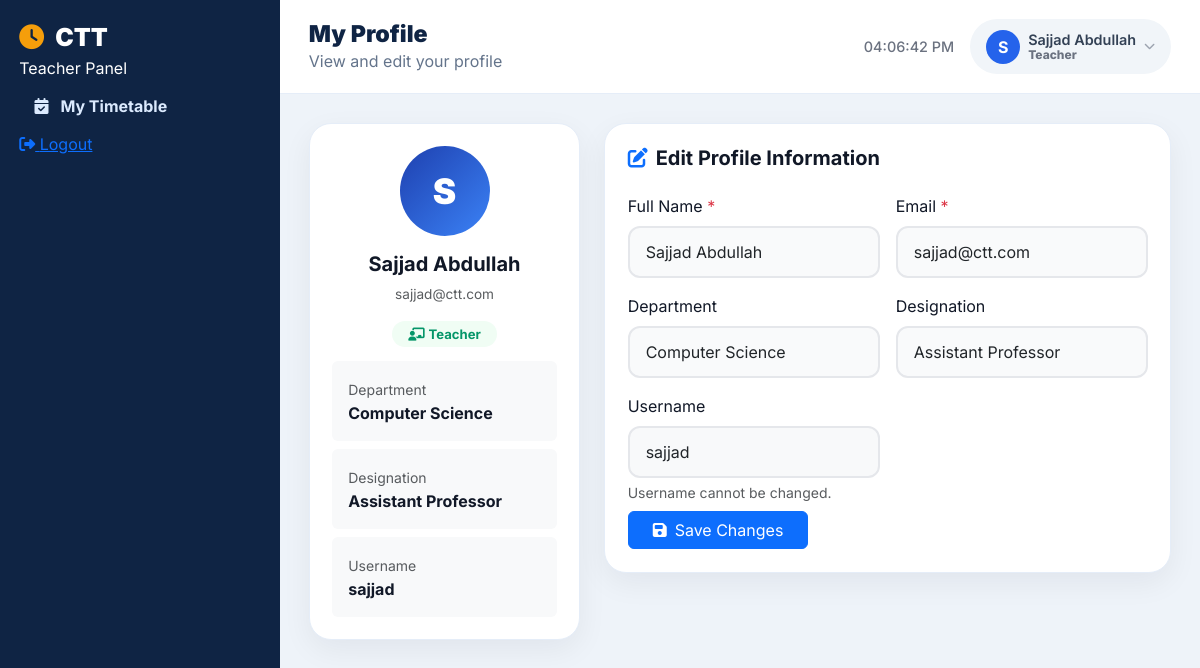
/teacher/profile.php (signed in), run on the app's committed database.
### tables this page shows
CREATE TABLE `teacher` (
  `TeacherID` int(11) NOT NULL AUTO_INCREMENT,
  `Name` varchar(100) NOT NULL,
  `Email` varchar(100) NOT NULL,
  `Username` varchar(50) NOT NULL,
  `Password` varchar(255) NOT NULL,
  `Department` varchar(100) DEFAULT NULL,
  `Designation` varchar(100) DEFAULT NULL,
  `CreatedBy` int(11) DEFAULT NULL,
  `CreatedAt` timestamp NOT NULL DEFAULT current_timestamp(),
  PRIMARY KEY (`TeacherID`),
  UNIQUE KEY `Email` (`Email`),
  UNIQUE KEY `Username` (`Username`),
  KEY `CreatedBy` (`CreatedBy`),
  CONSTRAINT `fk_teacher_incharge` FOREIGN KEY (`CreatedBy`) REFERENCES `academicsincharge` (`InchargeID`) ON DELETE SET NULL
);

### includes/functions.php (called while the page is built, shortened)
<?php
require_once __DIR__ . '/db.php';
function h($value) {
    return htmlspecialchars((string)$value, ENT_QUOTES, 'UTF-8');
}
function current_user_id() {
    return $_SESSION['user_id'] ?? null;
}
function fetch_all($sql) {
    global $conn;
    $rows = [];
    $res = mysqli_query($conn, $sql);
    if ($res) {
        while ($row = mysqli_fetch_assoc($res)) {
            $rows[] = $row;
        }
    }
    return $rows;
}

### teacher/profile.php (the view, shortened to what this page needs)
<?php
require_once __DIR__ . '/../includes/layout.php';
$uid  = (int)current_user_id();
$user = fetch_all("SELECT * FROM teacher WHERE TeacherID=$uid")[0] ?? [];
?>
<div class="row g-4">
    <div class="col-lg-4">
        <div class="data-card text-center">
            <div style="width:90px;height:90px;border-radius:50%;background:linear-gradient(135deg,#1e40af,#3b82f6);color:#fff;font-size:2.2rem;font-weight:900;display:flex;align-items:center;justify-content:center;margin:0 auto 1rem;">
                <?= strtoupper(substr($user['Name'] ?? 'T', 0, 1)) ?>
            </div>
            <h5 class="fw-bold"><?= h($user['Name'] ?? '') ?></h5>
            <p class="text-muted" style="font-size:0.85rem;"><?= h($user['Email'] ?? '') ?></p>
            <span style="background:#f0fdf4;color:#059669;padding:5px 16px;border-radius:50px;font-size:0.82rem;font-weight:700;">
                <i class="fa-solid fa-chalkboard-teacher me-1"></i>Teacher
            </span>
            <div class="mt-3 p-3 text-start bg-light rounded">
                <small class="text-muted">Department</small>
                <div class="fw-bold"><?= h($user['Department'] ?? 'Not Set') ?></div>
            </div>
            <div class="mt-2 p-3 text-start bg-light rounded">
                <small class="text-muted">Designation</small>
                <div class="fw-bold"><?= h($user['Designation'] ?? 'Not Set') ?></div>
            </div>
            <div class="mt-2 p-3 text-start bg-light rounded">
                <small class="text-muted">Username</small>
                <div class="fw-bold"><?= h($user['Username'] ?? '') ?></div>
            </div>
        </div>
    </div>
    <div class="col-lg-8">
        <div class="data-card">
            <h5 class="fw-bold mb-4"><i class="fa-solid fa-pen-to-square me-2 text-primary"></i>Edit Profile Information</h5>
            <form method="POST">
                <div class="row g-3">
                    <div class="col-md-6">
                        <label class="form-label fw-500">Full Name <span class="text-danger">*</span></label>
                        <input type="text" name="name" class="form-control" value="<?= h($user['Name'] ?? '') ?>" required>
                    </div>
                    <div class="col-md-6">
                        <label class="form-label fw-500">Email <span class="text-danger">*</span></label>
                        <input type="email" name="email" class="form-control" value="<?= h($user['Email'] ?? '') ?>" required>
                    </div>
                    <div class="col-md-6">
                        <label class="form-label fw-500">Department</label>
                        <input type="text" name="department" class="form-control" value="<?= h($user['Department'] ?? '') ?>">
                    </div>
                    <div class="col-md-6">
                        <label class="form-label fw-500">Designation</label>
                        <input type="text" name="designation" class="form-control" value="<?= h($user['Designation'] ?? '') ?>">
                    </div>
                    <div class="col-md-6">
                        <label class="form-label fw-500">Username</label>
                        <input type="text" class="form-control bg-light" value="<?= h($user['Username'] ?? '') ?>" disabled>
                        <div class="form-text">Username cannot be changed.</div>
                    </div>
                    <div class="col-12 mt-2">
                        <button type="submit" class="btn btn-primary px-4">
                            <i class="fa-solid fa-floppy-disk me-2"></i>Save Changes
                        </button>
                    </div>
                </div>
            </form>
        </div>
    </div>
</div>

### assets/css/style.css (style rules this page uses)
:root { --primary:#1a3c6e;--secondary:#2563eb;--accent:#f59e0b;--dark:#0f2444;--muted:#64748b;--soft:#f8faff }
* { font-family:'Inter',sans-serif }
body { background:#f4f7fb;color:#111827 }
.feature-card,.role-card,.panel-card,.data-card { background:white;border:1px solid #e5edf8;border-radius:22px;box-shadow:0 10px 30px rgba(16,24,40,.06) }
.form-control,.form-select { border:2px solid #e5e7eb;border-radius:12px;padding:.75rem 1rem;background:#f9fafb }
.dashboard-body { background:#eef3f9 }
.panel-card,.data-card { padding:1.4rem }

### data on the page
teacher: Name "S", Name "Sajjad Abdullah", Email "sajjad@ctt.com", Department "Computer Science", Designation "Assistant Professor", Username "sajjad", name "Sajjad Abdullah", email "sajjad@ctt.com", department "Computer Science", designation "Assistant Professor"

### other printed values
$role "Teacher"
$link[0] "My Timetable"
$title "My Profile"
$subtitle "View and edit your profile"
substr($user_name, 0, 1) "S"
$user_name "Sajjad Abdullah"
$role_label "Teacher"
